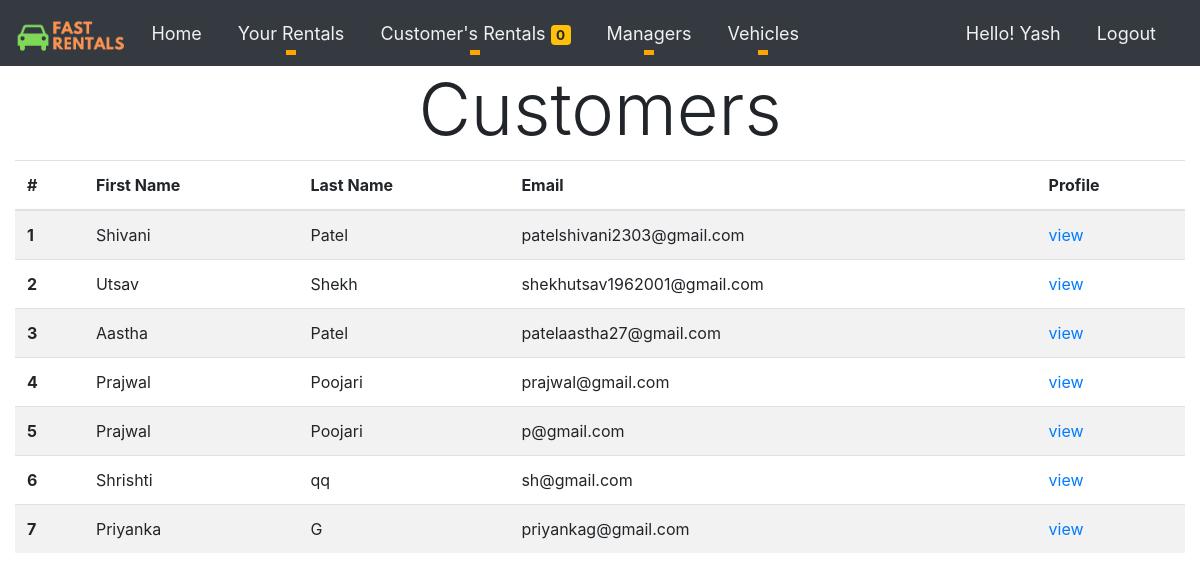
Screenshot of /Owner/AllCustomers/ (signed in) with the database file from the repository.
### Owner/models.py (models this page shows, shortened)
class Owner(models.Model):
    Owner_id = models.AutoField
    Owner_firstname = models.CharField(max_length=60)
    Owner_lastname = models.CharField(max_length=60)
    Owner_address = models.CharField(max_length=600)
    Owner_email = models.CharField(max_length=100)
    Owner_password = models.CharField(max_length=32)
    Owner_dob = models.DateField()
    Owner_mobileno = models.CharField(max_length=10)
    Owner_gender = models.CharField(max_length=15)
    Owner_license =  models.ImageField(upload_to='img/Owner_License/')
    Owner_agency = models.CharField(max_length=100)
    Owner_city = models.CharField(max_length=30)
    Owner_state = models.CharField(max_length=30)
    Owner_country = models.CharField(max_length=30)
    Owner_pincode = models.IntegerField()
    isOwner = models.BooleanField(default=True)

### CustomerHome/models.py (models this page shows, shortened)
class Customer(models.Model):
    customer_id = models.AutoField
    customer_firstname = models.CharField(max_length=60)
    customer_lastname = models.CharField(max_length=60)
    customer_address = models.CharField(max_length=600)
    customer_email = models.CharField(max_length=100)
    customer_password = models.CharField(max_length=32)
    customer_dob = models.DateField()
    customer_mobileno = models.CharField(max_length=10)
    customer_gender = models.CharField(max_length=15)
    customer_license = models.ImageField(upload_to='img/Customer_License/')
    customer_city = models.CharField(max_length=30)
    customer_state = models.CharField(max_length=30)
    customer_country = models.CharField(max_length=30)
    customer_pincode = models.IntegerField()

### Owner/views.py (the view)
# urls.py: path('AllCustomers/',views.AllCustomers, name="AllCustomers"),
def AllCustomers(request):
    if('user_email' not in request.session):
        return redirect('/signin/')
    owner_email = request.session.get('user_email')
    owner = Owner.objects.get(Owner_email=owner_email)
    customer = Customer.objects.all()
    no_of_pending_request=count_pending_rent_request()
    return render(request,"All_Customers.html",{'customer':customer,'owner':owner,'no_of_pending_request':no_of_pending_request})

### Owner/views.py (called while the page is built)
def count_pending_rent_request():
    no_of_pending_request=0
    rentvehicle = RentVehicle.objects.all()
    for rv in rentvehicle:
        if rv.request_status == "Pending":
            no_of_pending_request+=1
    return no_of_pending_request

### Owner/templates/All_Customers.html (shortened to what this page needs)
{%extends 'Only_owner_navbar.html'%} {% load static %}
    {% block name %}{{owner.Owner_firstname}}{%endblock%} {% block pagecontent %}
    <h1 class="display-3" style="text-align: center;">Customers</h1>
    <table class="table table-striped">
        <thead>
            <tr>
                <th scope="col">#</th>
                <th scope="col">First Name</th>
                <th scope="col">Last Name</th>
                <th scope="col">Email</th>
                <th scope="col">Profile</th>
            </tr>
        </thead>
        <tbody>
            {% for value in customer %}
            <tr>
                <th scope="row">{{forloop.counter}}</th>
                <td>{{value.customer_firstname}}</td>
                <td>{{value.customer_lastname}}</td>
                <td>{{value.customer_email}}</td>
                <td><a href="{% url 'CustomerProfile' value.customer_email%}">view</a></td>
            </tr>
            {% endfor %}
        </tbody>
    </table>
    {% endblock pagecontent %}

### rows the page displays
Owner: Owner_firstname "Yash"
Customer: customer_firstname "Shivani", customer_lastname "Patel", customer_email "patelshivani2303@gmail.com"
Customer: customer_firstname "Utsav", customer_lastname "Shekh", customer_email "shekhutsav1962001@gmail.com"
Customer: customer_firstname "Aastha", customer_lastname "Patel", customer_email "patelaastha27@gmail.com"
Customer: customer_firstname "Prajwal", customer_lastname "Poojari", customer_email "prajwal@gmail.com"
Customer: customer_firstname "Prajwal", customer_lastname "Poojari", customer_email "p@gmail.com"
Customer: customer_firstname "Shrishti", customer_lastname "qq", customer_email "sh@gmail.com"
Customer: customer_firstname "Priyanka", customer_lastname "G", customer_email "priyankag@gmail.com"

### other values shown
{{ no_of_pending_request }} "0"
